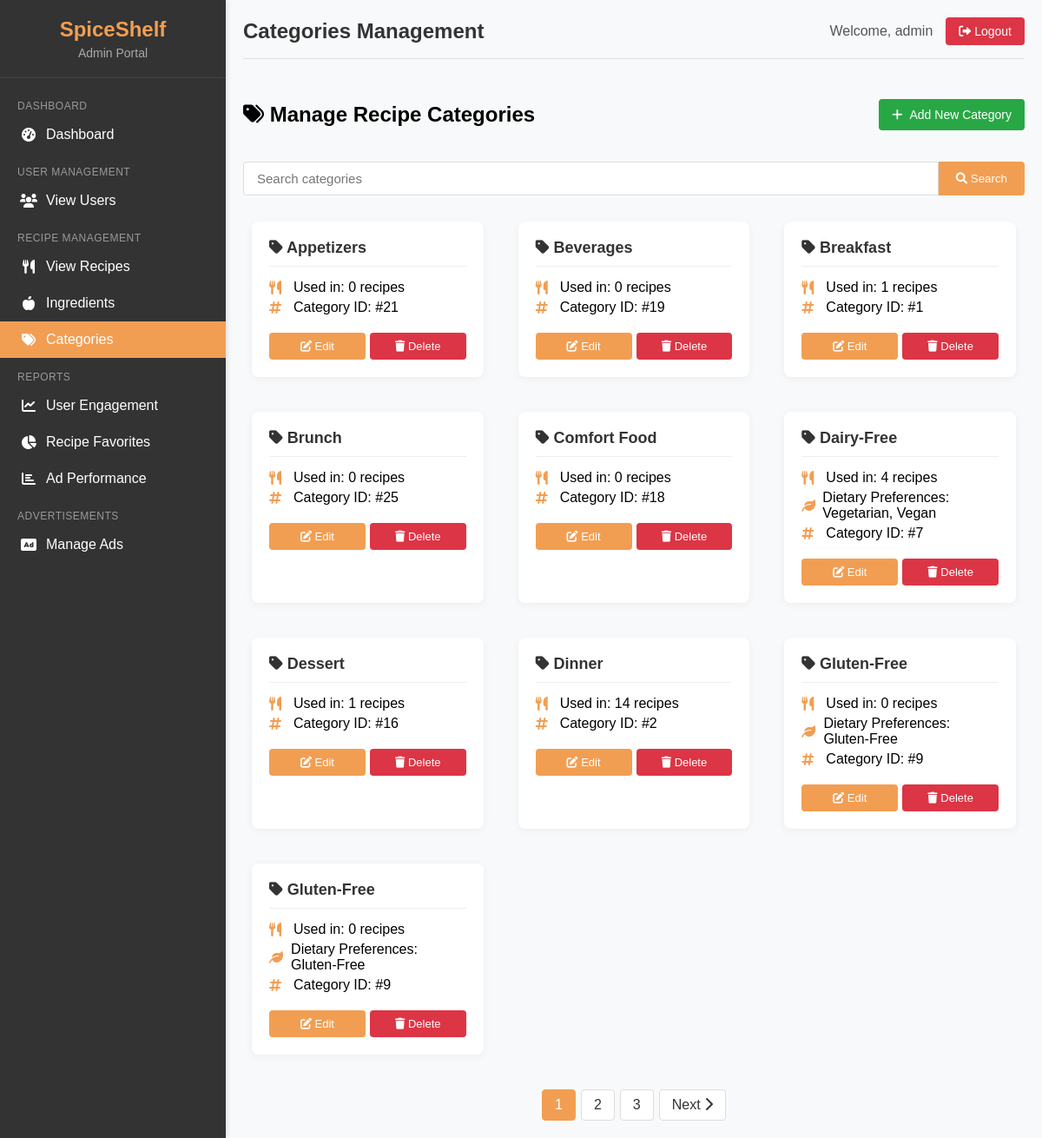
The app's page /index.php?action=adminCategories (signed in) with its own data.
### tables this page shows
CREATE TABLE `recipe_categories` (
  `category_id` int(11) NOT NULL,
  `category_name` varchar(255) NOT NULL
);

CREATE TABLE `dietary_preferences` (
  `preference_id` int(11) NOT NULL,
  `preference_name` varchar(50) NOT NULL
);

### controllers/AdminController.php (called while the page is built, shortened)
<?php
require_once 'models/Admin.php';
class AdminController {
    private $conn;
    private $adminModel;
    public function __construct($conn) {
        $this->conn = $conn;
        $this->adminModel = new Admin($conn);
    }
    public function adminCategories() {
        $search = isset($_GET['search']) ? $_GET['search'] : '';
        $page = isset($_GET['page']) ? (int)$_GET['page'] : 1;
        $items_per_page = 10;
        $offset = ($page - 1) * $items_per_page;
        $total_categories = $this->adminModel->countCategories($search);
        $total_pages = ceil($total_categories / $items_per_page);
        $categories = $this->adminModel->getAllCategories($search, $items_per_page, $offset);
        $recipeModel = new Recipe($this->conn);
        foreach ($categories as &$category) {
            $category['preferences'] = $recipeModel->getCategoryPreferences($category['category_id']);
        }
        include 'adminviews/categories.php';
    }
    }
?>

### index.php (called while the page is built, shortened)
<?php
require_once 'controllers/ShoppingListController.php';
require_once 'controllers/AdminController.php';
$database = new Database();
$conn = $database->getConnection();
$router = new Router();
$userController = new UserController($conn);
$recipeController = new RecipeController($conn);
$pantryController = new PantryController($conn);
$mealPlanController = new MealPlanController($conn);
$shoppingListController = new ShoppingListController($conn);
$adminController = new AdminController($conn);
$router->addRoute('login', [$userController, 'login']);
$router->addRoute('register', [$userController, 'register']);
$router->addRoute('logout', function () {
    session_unset();
    session_destroy();
    header('Location: index.php?action=login');
    exit;
});
$router->addRoute('profile', [$userController, 'profile']);
$router->addRoute('add_recipe', [$recipeController, 'add']);
$router->addRoute('recipe_chat', [$recipeController, 'recipeChat']);
$router->addRoute('pantry', [$pantryController, 'showPantryItems']);
$router->addRoute('add', [$pantryController, 'add']);
$router->addRoute('update', [$pantryController, 'update']);
$router->addRoute('delete', [$pantryController, 'delete']);
$router->addRoute('favorite', [$recipeController, 'favorite']);
$router->addRoute('search_recipes', [$recipeController, 'searchRecipes']);
$router->addRoute('home', [$recipeController, 'displayHome']);
$router->addRoute('view_recipe', [$recipeController, 'viewRecipe']);
$router->addRoute('delete_recipe', [$recipeController, 'deleteRecipe']);
$router->addRoute('edit_recipe', [$recipeController, 'editRecipe']);
$router->addRoute('update_recipe', [$recipeController, 'updateRecipe']);
$router->addRoute('browse_recipes', [$recipeController, 'browseRecipes']);
$router->addRoute('meal_plans', [$mealPlanController, 'showMealPlans']);
$router->addRoute('shopping_list', [$shoppingListController, 'showLists']);
$router->addRoute('refresh_home_sections', [$recipeController, 'refresh_home_sections']);
$router->addRoute('getDefaultMeasurement', [$recipeController, 'getDefaultMeasurement']);
$router->addRoute('add_comment', [$recipeController, 'addComment']);
$router->addRoute('delete_comment', [$recipeController, 'deleteComment']);
$router->addRoute('pantry/bulkDelete', [$pantryController, 'bulkDelete']);
$router->addRoute('meal_plans/exportPDF', [$mealPlanController, 'exportPDF']);
$router->addRoute('meal_plans/searchRecipes', [$mealPlanController, 'searchRecipes']);
$router->addRoute('meal_plans/addMeal', [$mealPlanController, 'addMeal']);
$router->addRoute('meal_plans/getMeal', [$mealPlanController, 'getMeal']);
$router->addRoute('meal_plans/updateMeal', [$mealPlanController, 'updateMeal']);
$router->addRoute('meal_plans/removeMeal', [$mealPlanController, 'removeMeal']);
$router->addRoute('meal_plans/generateShoppingList', [$mealPlanController, 'generateShoppingList']);
$router->addRoute('adminLogin', [$adminController, 'adminLogin']);
$router->addRoute('adminLogout', [$adminController, 'adminLogout']);
$router->addRoute('adminDashboard', [$adminController, 'adminDashboard']);
$router->addRoute('adminUsers', [$adminController, 'adminUsers']);
$router->addRoute('adminViewUser', [$adminController, 'adminViewUser']);
$router->addRoute('adminRecipes', [$adminController, 'adminRecipes']);
$router->addRoute('adminViewRecipe', [$adminController, 'adminViewRecipe']);
$router->addRoute('adminIngredients', [$adminController, 'adminIngredients']);
$router->addRoute('adminAddIngredient', [$adminController, 'adminAddIngredient']);
$router->addRoute('adminEditIngredient', [$adminController, 'adminEditIngredient']);
$router->addRoute('adminDeleteIngredient', [$adminController, 'adminDeleteIngredient']);
$router->addRoute('adminCategories', [$adminController, 'adminCategories']);
$router->addRoute('adminAddCategory', [$adminController, 'adminAddCategory']);
$router->addRoute('adminEditCategory', [$adminController, 'adminEditCategory']);
$router->addRoute('adminDeleteCategory', [$adminController, 'adminDeleteCategory']);
$router->addRoute('adminDeleteUser', [$adminController, 'adminDeleteUser']);
$router->addRoute('adminDeleteRecipe', [$adminController, 'adminDeleteRecipe']);
$router->addRoute('adminUserReports', [$adminController, 'adminUserReports']);
$router->addRoute('adminRecipeReports', [$adminController, 'adminRecipeReports']);
$router->addRoute('adminAds', [$adminController, 'adminAds']);
$router->addRoute('adminAdReports', [$adminController, 'adminAdReports']);
$router->addRoute('adminExportAdReport', [$adminController, 'adminExportAdReport']);
$router->addRoute('adminExportUserReport', [$adminController, 'adminExportUserReport']);
$router->addRoute('adminExportRecipeReport', [$adminController, 'adminExportRecipeReport']);
$router->addRoute('adminSendInactivityNotice', [$adminController, 'adminSendInactivityNotice']);
$router->addRoute('logAdImpression', [$adminController, 'logAdImpression']);
$router->addRoute('adClick', [$adminController, 'adClick']);
$action = isset($_GET['action']) ? $_GET['action'] : 'home';
$router->handleRequest($action);
?>

### models/Admin.php (called while the page is built, shortened)
<?php
class Admin {
    private $conn;
    public function __construct($conn) {
        $this->conn = $conn;
    }
    public function getAllCategories($search = '', $limit = null, $offset = 0) {
        $query = "SELECT rc.*,
                        (SELECT COUNT(*) FROM recipe_category_mapping rcm
                         WHERE rcm.category_id = rc.category_id) AS recipe_count
                 FROM recipe_categories rc
                 WHERE 1=1";
        $params = [];
        $types = '';
        $query .= " ORDER BY rc.category_name ASC";
        if ($limit !== null) {
            $query .= " LIMIT ?, ?";
            $params[] = $offset;
            $params[] = $limit;
            $types .= 'ii';
        }
        $stmt = $this->conn->prepare($query);
        if (!empty($params)) {
            $stmt->bind_param($types, ...$params);
        }
        $stmt->execute();
        $result = $stmt->get_result();
        $categories = [];
        while ($row = $result->fetch_assoc()) {
            $categories[] = $row;
        }
        return $categories;
    }
    public function countCategories($search = '') {
        $query = "SELECT COUNT(*) as count FROM recipe_categories";
        if (!empty($search)) {
            $query .= " WHERE category_name LIKE ?";
            $stmt = $this->conn->prepare($query);
            $search_param = '%' . $search . '%';
            $stmt->bind_param("s", $search_param);
        } else {
            $stmt = $this->conn->prepare($query);
        }
        $stmt->execute();
        $result = $stmt->get_result();
        $row = $result->fetch_assoc();
        return $row['count'];
    }
}
?>

### models/Recipe.php (called while the page is built, shortened)
<?php
class Recipe {
    private $conn;
    public function __construct($conn) {
        $this->conn = $conn;
    }
    public function getCategoryPreferences($category_id) {
        $query = "SELECT dp.preference_id, dp.preference_name
                FROM preference_category_mapping pcm
                JOIN dietary_preferences dp ON pcm.preference_id = dp.preference_id
                WHERE pcm.category_id = ?";
        $stmt = $this->conn->prepare($query);
        $stmt->bind_param("i", $category_id);
        $stmt->execute();
        $result = $stmt->get_result();
        $preferences = [];
        while ($row = $result->fetch_assoc()) {
            $preferences[] = $row;
        }
        return $preferences;
    }
}
?>

### adminviews/categories.php (the view, shortened to what this page needs)
<!DOCTYPE html>
<html lang="en">
<head>
    <link rel="stylesheet" href="https://cdnjs.cloudflare.com/ajax/libs/font-awesome/6.0.0/css/all.min.css">
    <link rel="stylesheet" href="assets/css/adminIngredients.css">
</head>
<body>
    <div class="admin-container">
        <aside class="admin-sidebar">
            <div class="admin-logo">
                <h2>SpiceShelf</h2>
                <p>Admin Portal</p>
            </div>
            <ul class="admin-menu">
                <li class="admin-menu-category">Dashboard</li>
                <li><a href="index.php?action=adminDashboard"><i class="fas fa-tachometer-alt"></i> Dashboard</a></li>
                <li class="admin-menu-category">User Management</li>
                <li><a href="index.php?action=adminUsers"><i class="fas fa-users"></i> View Users</a></li>
                <li class="admin-menu-category">Recipe Management</li>
                <li><a href="index.php?action=adminRecipes"><i class="fas fa-utensils"></i> View Recipes</a></li>
                <li><a href="index.php?action=adminIngredients"><i class="fas fa-apple-alt"></i> Ingredients</a></li>
                <li><a href="index.php?action=adminCategories" class="active"><i class="fas fa-tags"></i> Categories</a></li>
                <li class="admin-menu-category">Reports</li>
                <li><a href="index.php?action=adminUserReports"><i class="fas fa-chart-line"></i> User Engagement</a></li>
                <li><a href="index.php?action=adminRecipeReports"><i class="fas fa-chart-pie"></i> Recipe Favorites</a></li>
                <li><a href="index.php?action=adminAdReports"><i class="fas fa-chart-bar"></i> Ad Performance</a></li>
                <li class="admin-menu-category">Advertisements</li>
                <li><a href="index.php?action=adminAds"><i class="fas fa-ad"></i> Manage Ads</a></li>
            </ul>
        </aside>
        <main class="admin-content">
            <header class="admin-header">
                <h1 class="admin-title">Categories Management</h1>
                <div class="admin-user-info">
                    <span>Welcome, <?php echo htmlspecialchars($_SESSION['admin_username']); ?></span>
                    <a href="index.php?action=adminLogout" class="admin-logout"><i class="fas fa-sign-out-alt"></i> Logout</a>
                </div>
            </header>
            <div class="admin-panel-header">
                <h2><i class="fas fa-tags"></i> Manage Recipe Categories</h2>
                <a href="#" class="add-ingredient-btn" onclick="openAddCategoryModal()">
                    <i class="fas fa-plus"></i> Add New Category
                </a>
            </div>
            <form class="search-form" action="index.php" method="GET">
                <input type="text" name="search" placeholder="Search categories"
                       value="<?php echo isset($_GET['search']) ? htmlspecialchars($_GET['search']) : ''; ?>">
                <button type="submit"><i class="fas fa-search"></i> Search</button>
            </form>
            <?php if (empty($categories)): ?>
                <div class="no-results">
                    <i class="fas fa-tags"></i>
                    <h3>No categories found</h3>
                    <p>
                        <?php if (isset($_GET['search'])): ?>
                            No categories match your search criteria. Try different keywords.
                        <?php else: ?>
                            No recipe categories have been added yet. Add your first category to get started.
                        <?php endif; ?>
                    </p>
                    <button class="btn btn-submit" onclick="openAddCategoryModal()">Add Category</button>
                </div>
            <?php else: ?>
                <div class="ingredient-cards">
                    <?php foreach ($categories as $category): ?>
                    <div class="ingredient-card">
                        <h3 class="ingredient-name">
                            <i class="fas fa-tag"></i>
                            <?php echo htmlspecialchars($category['category_name'], ENT_QUOTES, 'UTF-8'); ?>
                        </h3>
                        <div class="ingredient-info">
                            <p>
                                <i class="fas fa-utensils"></i>
                                Used in: <?php echo (int) ($category['recipe_count'] ?? 0); ?> recipes
                            </p>
                            <?php if (!empty($category['preferences'])): ?>
                            <p>
                                <i class="fas fa-leaf"></i>
                                Dietary Preferences:
                                <?php
                                    $preferenceNames = array_map(function($preference) {
                                        return htmlspecialchars($preference['preference_name'], ENT_QUOTES, 'UTF-8');
                                    }, $category['preferences']);
                                    echo implode(', ', $preferenceNames);
                                ?>
                            </p>
                            <?php endif; ?>
                            <p>
                                <i class="fas fa-hashtag"></i>
                                Category ID: #<?php echo (int) $category['category_id']; ?>
                            </p>
                        </div>
                        <div class="ingredient-actions">
                            <a href="#" class="ingredient-btn" onclick="openEditCategoryModal(<?php echo (int)$category['category_id']; ?>, '<?php echo addslashes(htmlspecialchars($category['category_name'], ENT_QUOTES, 'UTF-8')); ?>', [<?php echo implode(',', array_map(function($preference) { return (int)$preference['preference_id']; }, $category['preferences'] ?? [])); ?>])">
                                <i class="fas fa-edit"></i> Edit
                            </a>
                            <a href="index.php?action=adminDeleteCategory&id=<?php echo (int)$category['category_id']; ?>"
                            class="ingredient-btn delete"
                            onclick="return confirm('Are you sure you want to delete this category? It will be removed from all recipes.');">
                                <i class="fas fa-trash"></i> Delete
                            </a>
                        </div>
                    </div>
                    <?php endforeach; ?>
                </div>
                <div class="pagination">
                    <?php
                        $total_pages = isset($total_pages) ? $total_pages : 1;
                        $current_page = isset($_GET['page']) ? intval($_GET['page']) : 1;
                    ?>
                    <?php for ($i = 1; $i <= $total_pages; $i++): ?>
                        <a href="index.php?action=adminCategories&page=<?php echo $i; ?><?php echo isset($_GET['search']) ? '&search=' . urlencode($_GET['search']) : ''; ?>"
                           class="pagination-link <?php echo ($i == $current_page) ? 'active' : ''; ?>">
                            <?php echo $i; ?>
                        </a>
                    <?php endfor; ?>
                    <?php if ($current_page < $total_pages): ?>
                        <a href="index.php?action=adminCategories&page=<?php echo $current_page + 1; ?><?php echo isset($_GET['search']) ? '&search=' . urlencode($_GET['search']) : ''; ?>" class="pagination-link">
                            Next <i class="fas fa-chevron-right"></i>
                        </a>
                    <?php endif; ?>
                </div>
            <?php endif; ?>
        </main>
    </div>
</body>
</html>

### records on screen
recipe_categories: category_name "Appetizers", recipe_count "0", category_id "21"
recipe_categories: category_name "Beverages", recipe_count "0", category_id "19"
recipe_categories: category_name "Breakfast", recipe_count "1", category_id "1"
recipe_categories: category_name "Brunch", recipe_count "0", category_id "25"
recipe_categories: category_name "Comfort Food", recipe_count "0", category_id "18"
recipe_categories: category_name "Dairy-Free", recipe_count "4", preferenceNames "Vegetarian, Vegan", category_id "7"
recipe_categories: category_name "Dessert", recipe_count "1", category_id "16"
recipe_categories: category_name "Dinner", recipe_count "14", category_id "2"
recipe_categories: category_name "Gluten-Free", recipe_count "0", category_id "9"
dietary_preferences: preference_name "Gluten-Free"

### other values on screen
$_SESSION['admin_username'] "admin"
